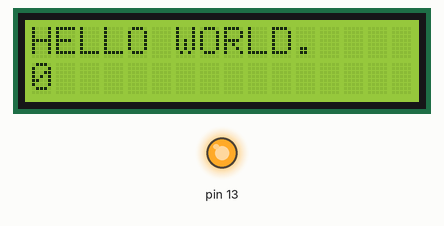
A sketch run on a simulated Arduino Uno, built with avr-gcc and run on an emulated ATmega328P. On the bench: 16×2 character LCD, output pins drawn as LEDs (lit = HIGH).

Above: at 0.1 s.
Timing chart, 0 to 1.6 s (numbered marks = the images above):
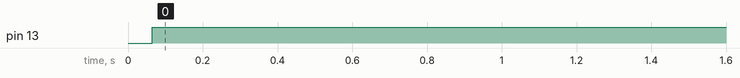

Measured:
- by itself, pin 13: LOW → HIGH at 0.06 s

The sketch:

idrak_lcd_and_led.ino
```cpp
#include <LiquidCrystal.h>
LiquidCrystal lcd(2,3,4,5,6,7);
void setup() {
  pinMode(13,OUTPUT);
  digitalWrite(13,0);
  lcd.begin(16, 2);
 }
void loop() {
  int i=0;
    lcd.print("HELLO WORLD.");
  lcd.setCursor(0,1);
  lcd.print(i);
  if(i%2==0){
  digitalWrite(13,1);
  }
  else{
    digitalWrite(13,0);
    }
  delay(500);
  lcd.clear();
  }
```
